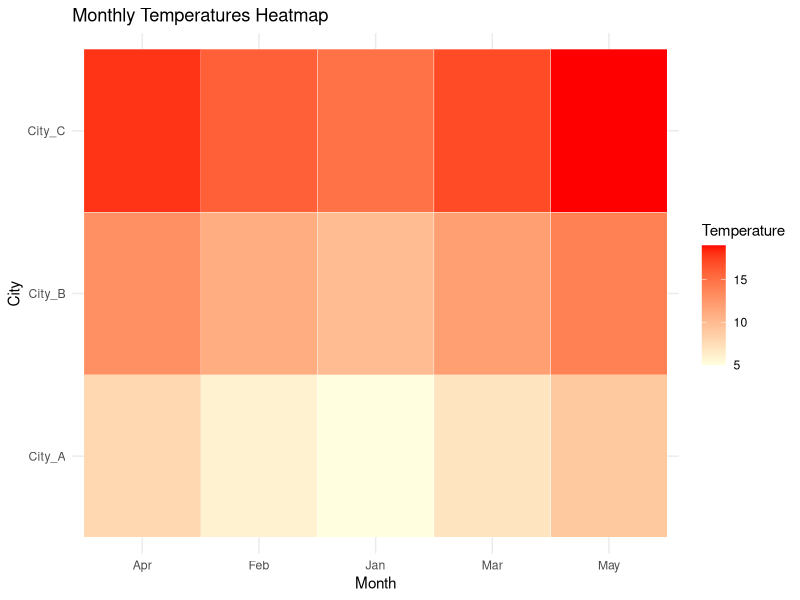

Write R code to recreate this figure.
install.packages("reshape2")
library(reshape2)
library(ggplot2)

temperature_data <- data.frame(
  Month = c("Jan", "Feb", "Mar", "Apr", "May"),
  City_A = c(5, 6, 7, 8, 9),
  City_B = c(10, 11, 12, 13, 14),
  City_C = c(15, 16, 17, 18, 19)
)

melted_data <- melt(temperature_data, id.vars = "Month",
                    variable.name = "City", value.name = "Temperature")

ggplot(melted_data, aes(x = Month, y = City, fill = Temperature)) +
  geom_tile(color = "white") +
  scale_fill_gradient(low = "lightyellow", high = "red") +
  labs(title = "Monthly Temperatures Heatmap",
       x = "Month", y = "City") +
  theme_minimal()
